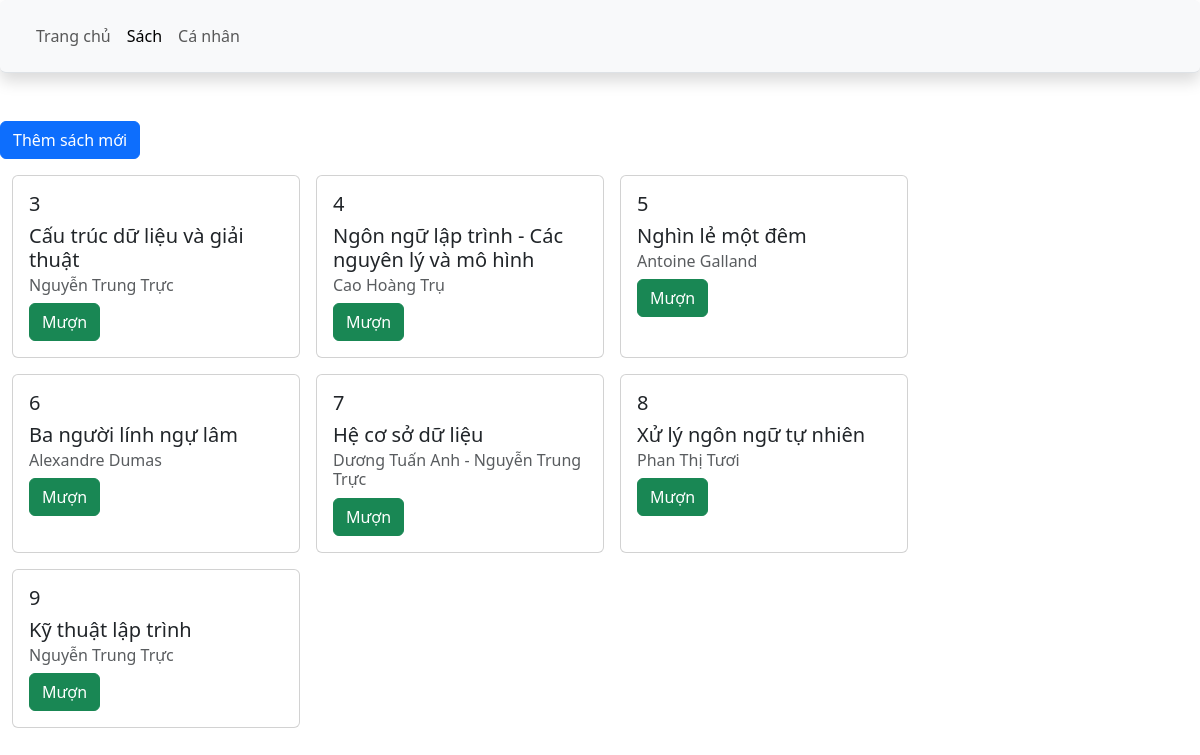
The app's page /book.php (signed in) with its own data.
### tables this page shows
CREATE TABLE `documents` (
  `document_id` int(11) NOT NULL,
  `doc_name` varchar(256) NOT NULL,
  `type` varchar(256) NOT NULL,
  `author` varchar(256) NOT NULL,
  `publisher` varchar(512) NOT NULL,
  `publish_year` int(11) NOT NULL,
  `quantity` int(11) NOT NULL,
  `description` varchar(4096) NOT NULL,
  `image_url` varchar(512) DEFAULT NULL
);

### book.php (the view, shortened to what this page needs)
<!DOCTYPE html>
<html lang='en'>
<head>
    <link href='https://cdn.jsdelivr.net/npm/bootstrap@5.3.3/dist/css/bootstrap.min.css' rel='stylesheet'>
</head>
<body>
    <nav class='z-3 navbar navbar-expand-lg border-bottom position-sticky top-0 shadow p-3 mb-5 bg-body-tertiary rounded'>
        <div class='container-fluid'>
          <div class='collapse navbar-collapse' id='navbarSupportedContent'>
            <ul class='navbar-nav me-auto mb-2 mb-lg-0'>
                <li class='nav-item'>
                  <a class='nav-link' aria-disabled='true' href='home.php'>Trang chủ</a>
                </li>
                <li class='nav-item'>
                  <a class='nav-link active' aria-current='page'>Sách</a>
                </li>
                <li class='nav-item'>
                  <a class='nav-link' aria-disabled='true' href='profile.php'>Cá nhân</a>
                </li>
              </ul>
          </div>
        </div>
      </nav>
    <form action='create_edit.php' method='POST'>
      <button class='btn btn-primary' type='submit'>Thêm sách mới</button>
    </form>
    <div class='container-fluid mt-3 d-flex flex-row flex-wrap gap-3'>
      <?php
      $id = $_SESSION['id'];
      $link = mysqli_connect('localhost', 'root');
      $query = "SELECT documents.document_id, doc_name, quantity, author FROM documents LEFT JOIN (SELECT * FROM borrow WHERE student_id = $id) AS a ON documents.document_id = a.document_id WHERE student_id IS NULL";
      $result = mysqli_query($link, $query);
      while ($row = mysqli_fetch_assoc($result)) {
          $doc_id = $row['document_id'];
          $name = $row['doc_name'];
          $au = $row['author'];
          $action = "borrow_return.php";
          $button = "<button class='btn btn-success' type='submit'>Mượn</button>";
          echo "<div class='card' style='width: 18rem;'>
            <div class='card-body'>
                <h5>$doc_id</h5>
              <h5 class='card-title'>$name</h5>
              <h6 class='card-subtitle mb-2 text-body-secondary'>$au</h6>
              <form action=$action method='POST'>
              <input type='hidden' value=$doc_id name='doc'>
              <input type='hidden' value='1' name='act'>
              $button
              </form>
            </div>
        </div>";
      }
      ?>
    </div>
</body>
</html>

### records on screen
documents: document_id "3", doc_name "Cấu trúc dữ liệu và giải thuật", author "Nguyễn Trung Trực"
documents: document_id "4", doc_name "Ngôn ngữ lập trình - Các nguyên lý và mô hình", author "Cao Hoàng Trụ"
documents: document_id "5", doc_name "Nghìn lẻ một đêm", author "Antoine Galland"
documents: document_id "6", doc_name "Ba người lính ngự lâm", author "Alexandre Dumas"
documents: document_id "7", doc_name "Hệ cơ sở dữ liệu", author "Dương Tuấn Anh - Nguyễn Trung Trực"
documents: document_id "8", doc_name "Xử lý ngôn ngữ tự nhiên", author "Phan Thị Tươi"
documents: document_id "9", doc_name "Kỹ thuật lập trình", author "Nguyễn Trung Trực"
